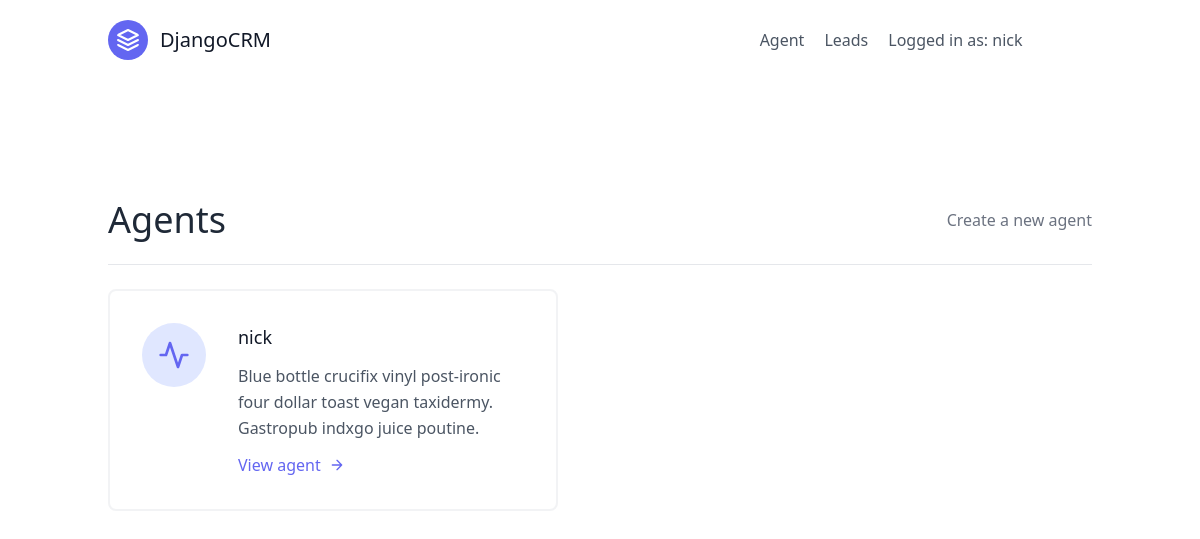
Page /agents/ (signed in) on the earlier database version.
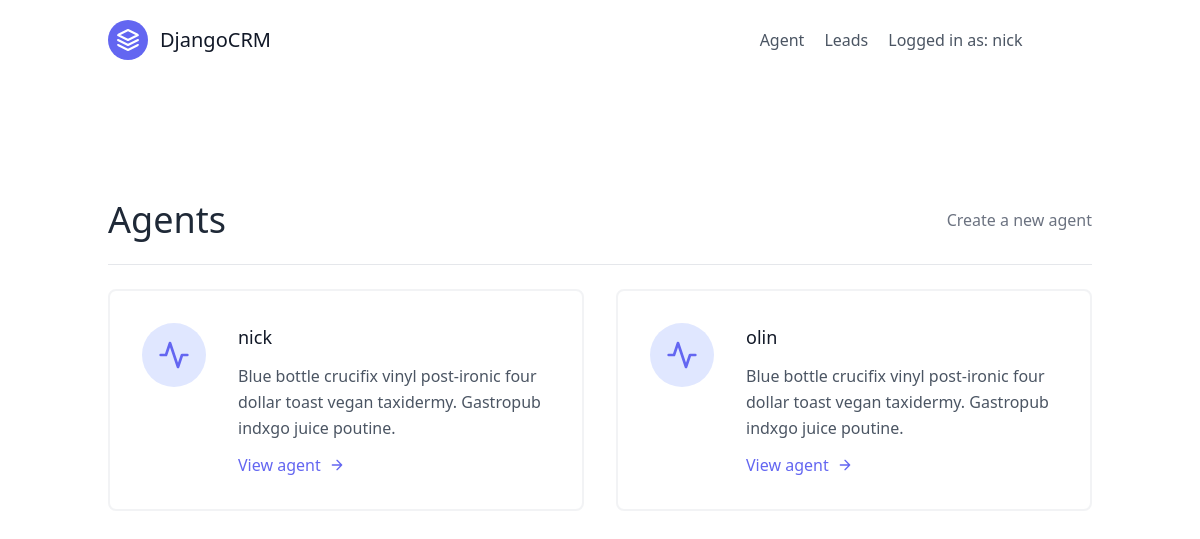
Same page on the later database version.
### website/models.py (models this page shows, shortened)
class User(AbstractUser):
    pass

class Agent(models.Model):
    user = models.OneToOneField(User, on_delete=models.CASCADE)
    organisation = models.ForeignKey(UserProfile, on_delete=models.CASCADE)

### agents/views.py (the view)
# urls.py: path('', AgentListView.as_view(), name='agent-list'),
class AgentListView(LoginRequiredMixin, generic.ListView):
    template_name = 'agents/agent_list.html'
    def get_queryset(self):
        organisation = self.request.user.userprofile
        return Agent.objects.filter(organisation=organisation)

### templates/agents/agent_list.html
{% extends 'base.html' %}
{% block content %}
    <section class="text-gray-600 body-font">
      <div class="container px-5 py-24 mx-auto flex flex-wrap">
      <div class="w-full mb-6 py-6 flex justify-between items-center border-b border-gray-200">
          <div>
              <h1 class=" text-4xl text-gray-800">Agents</h1>
          </div>
          <div>
              <a class="text-gray-500 hover:text-blue-500" href="{% url 'agents:agent-create' %}">
                  Create a new agent
              </a>
          </div>
      </div>
        <div class="flex flex-wrap -m-4">
            {% for agent in object_list %}
              <div class="p-4 lg:w-1/2 md:w-full">
                <div class="flex border-2 rounded-lg border-gray-200 border-opacity-50 p-8 sm:flex-row flex-col">
                  <div class="w-16 h-16 sm:mr-8 sm:mb-0 mb-4 inline-flex items-center justify-center rounded-full bg-indigo-100 text-indigo-500 flex-shrink-0">
                    <svg fill="none" stroke="currentColor" stroke-linecap="round" stroke-linejoin="round" stroke-width="2" class="w-8 h-8" viewBox="0 0 24 24">
                      <path d="M22 12h-4l-3 9L9 3l-3 9H2"></path>
                    </svg>
                  </div>
                  <div class="flex-grow">
                    <h2 class="text-gray-900 text-lg title-font font-medium mb-3">
                        {{ agent.user.username }}
                    </h2>
                    <p class="leading-relaxed text-base">
                        Blue bottle crucifix vinyl post-ironic four dollar toast vegan taxidermy. Gastropub indxgo juice poutine.
                    </p>
                    <a href='{% url "agents:agent-detail" agent.pk %}' class="mt-3 text-indigo-500 inline-flex items-center">
                        View agent
                      <svg fill="none" stroke="currentColor" stroke-linecap="round" stroke-linejoin="round" stroke-width="2" class="w-4 h-4 ml-2" viewBox="0 0 24 24">
                        <path d="M5 12h14M12 5l7 7-7 7"></path>
                      </svg>
                    </a>
                  </div>
                </div>
              </div>
        {% endfor %}
        </div>
      </div>
    </section>
{% endblock content %}

### templates/base.html (shortened to what this page needs)
{% load static %}
<!DOCTYPE html>
<html lang="en">
<head>
    <link href="{% static 'css/style.css' %}" rel="stylesheet"/>
    <script src="https://cdn.tailwindcss.com"></script>
</head>
<body>
    <div class="max-w-7xl mx-auto">
        {% include 'navbar.html' %}
        {% block content %}
        {% endblock content %}
    </div>
</body>
</html>

### templates/navbar.html (shortened to what this page needs)
<header class="text-gray-600 body-font">
    <div class="container mx-auto flex flex-wrap p-5 flex-col md:flex-row items-center">
        <a class="flex title-font font-medium items-center text-gray-900 mb-4 md:mb-0">
          <svg xmlns="http://www.w3.org/2000/svg" fill="none" stroke="currentColor" stroke-linecap="round" stroke-linejoin="round" stroke-width="2" class="w-10 h-10 text-white p-2 bg-indigo-500 rounded-full" viewBox="0 0 24 24">
            <path d="M12 2L2 7l10 5 10-5-10-5zM2 17l10 5 10-5M2 12l10 5 10-5"></path>
          </svg>
          <span class="ml-3 text-xl">DjangoCRM</span>
        </a>
        <nav class="md:ml-auto flex flex-wrap items-center text-base justify-center">
            {% if not request.user.is_authenticated %}
                <a href="{% url 'signup' %}" class="mr-5 hover:text-gray-900">
                    Sign Up
                </a>
            {% else %}
                <a href="{% url "agents:agent-list" %}" class="mr-5 hover:text-gray-900">
                    Agent
                </a>
                <a href="{% url "website:lead-list" %}" class="mr-5 hover:text-gray-900">
                    Leads
                </a>
            {% endif %}
        </nav>
        {% if request.user.is_authenticated %}
            Logged in as: {{ request.user.username }}
                <form class="ml-3" id="logout-form" action="{% url "logout" %}" method="POST">
                  <button type="submit">Log out
                  </button>
                </form>
        {% endif %}
    </div>
</header>

### static/css/style.css (style rules this page uses)
#logout-form { display: inline; }
#logout-form button { padding: 0; color: #fff; background: none; border: 0; cursor: pointer; border-bottom: 1px solid rgba(255, 255, 255, 0.5); }

Differences in the rows shown:
added Agent: user.username "olin"
